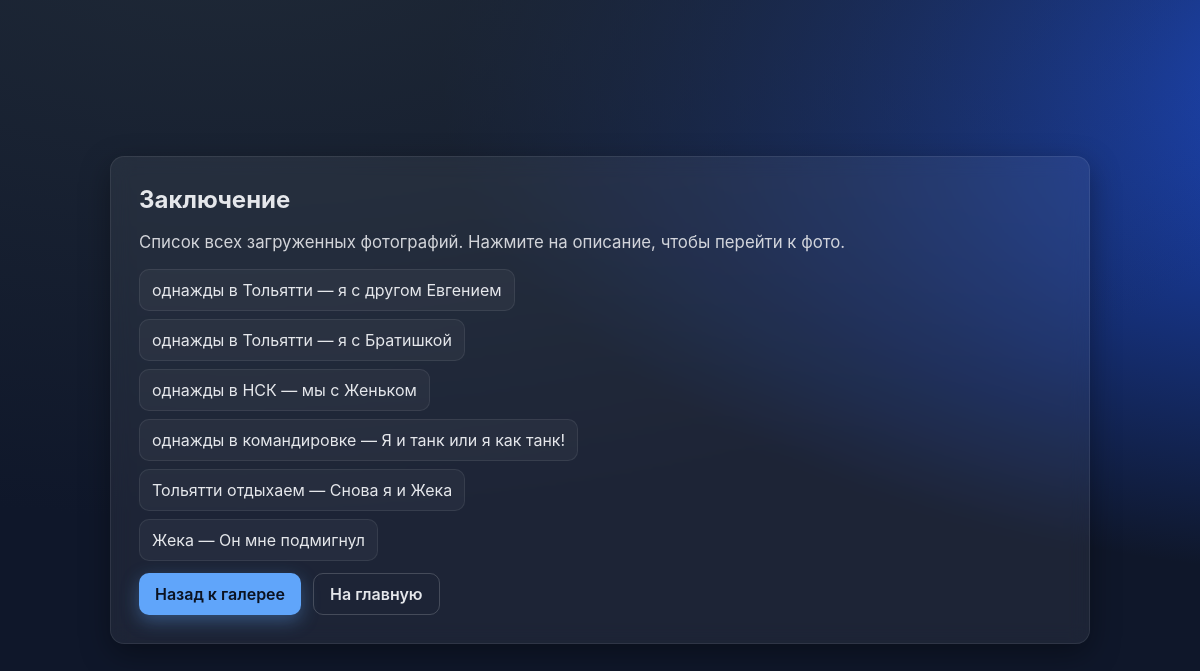
The page /fotos/conclusion/ on the database its author committed.
### fotos/models.py (models this page shows, shortened)
class Photo(models.Model):
    title = models.CharField('Название', max_length=200, blank=True)
    description = models.TextField('Описание', blank=True)
    image = models.ImageField('Изображение', upload_to='photos/')
    created_at = models.DateTimeField('Дата создания', auto_now_add=True)
    class Meta:
        ordering = ['id']
        verbose_name = 'Фото'
        verbose_name_plural = 'Фотографии'

### fotos/views.py (the view)
# urls.py: path('fotos/conclusion/', views.conclusion, name='conclusion'),
def conclusion(request):
    photos = Photo.objects.all()
    return render(request, 'conclusion.html', {'photos': photos})

### templates/conclusion.html (shortened to what this page needs)
{% extends 'base.html' %}
{% load static %}
{% block content %}
<section class="page">
  <div class="card stack-lg">
    <h2>Заключение</h2>
    <p class="lead">Список всех загруженных фотографий. Нажмите на описание, чтобы перейти к фото.</p>
    <ul class="conclusion-list">
      {% for photo in photos %}
      <li>
        <a href="{% url 'photo_detail' photo.pk %}">
          {{ photo.title|default:"Фото без названия" }} — {{ photo.description|default:"Без описания" }}
        </a>
      </li>
      {% empty %}
      <li>Пока ничего нет.</li>
      {% endfor %}
    </ul>
    <div class="btn-row">
      <a class="btn" href="{% url 'gallery' %}">Назад к галерее</a>
      <a class="btn secondary" href="/">На главную</a>
    </div>
  </div>
</section>
{% endblock %}

### static/fotos/css/style.css (style rules this page uses)
:root { --bg: #0f172a; --bg2: #111827; --card: rgba(255,255,255,0.06); --text: #e5e7eb; --muted: #9ca3af; --primary: #60a5fa; --primary-contrast: #0b1220; --accent: #f59e0b; --radius: 14px; --shadow: 0 10px 30px rgba(0,0,0,0.35); }
* { box-sizing: border-box; }
html, body { height: 100%; }
body { margin: 0; font-family: Inter, system-ui, -apple-system, Segoe UI, Roboto, Arial, sans-serif; background: radial-gradient(1200px 600px at 20% -10%, #1f2937, transparent), radial-gradient(1000px 500px at 120% 10%, #1d4ed8, transparent), var(--bg); color: var(--text); }
.page { min-height: 100vh; display: grid; place-items: center; padding: 24px; }
.card { width: min(980px, 92vw); background: var(--card); border: 1px solid rgba(255,255,255,0.08); border-radius: var(--radius); box-shadow: var(--shadow); padding: 28px; backdrop-filter: blur(10px); }
.stack-lg > * + * { margin-top: 18px; }
h1, h2 { margin: 0; }
.lead { color: var(--text); opacity: 0.9; font-size: 1.05rem; }
.btn-row { display: flex; gap: 12px; flex-wrap: wrap; margin-top: 12px; }
.btn { appearance: none; border: none; background: var(--primary); color: var(--primary-contrast); padding: 10px 16px; border-radius: 10px; font-weight: 600; text-decoration: none; display: inline-flex; align-items: center; justify-content: center; cursor: pointer; transition: transform .08s ease, box-shadow .2s ease, background .2s ease; box-shadow: 0 6px 18px rgba(96,165,250,.35); }
.btn.secondary { background: transparent; color: var(--text); border: 1px solid rgba(255,255,255,.18); box-shadow: none; }
.conclusion-list { list-style: none; padding: 0; margin: 0; display: grid; gap: 8px; }
.conclusion-list a { color: var(--text); text-decoration: none; padding: 10px 12px; border-radius: 10px; background: rgba(255,255,255,0.04); border: 1px solid rgba(255,255,255,0.08); display: inline-block; }

### rows shown on the page
Photo: title "однажды в Тольятти", description "я с другом Евгением"
Photo: title "однажды в Тольятти", description "я с Братишкой"
Photo: title "однажды в НСК", description "мы с Женьком"
Photo: title "однажды в командировке", description "Я и танк или я как танк!"
Photo: title "Тольятти отдыхаем", description "Снова я и Жека"
Photo: title "Жека", description "Он мне подмигнул"
